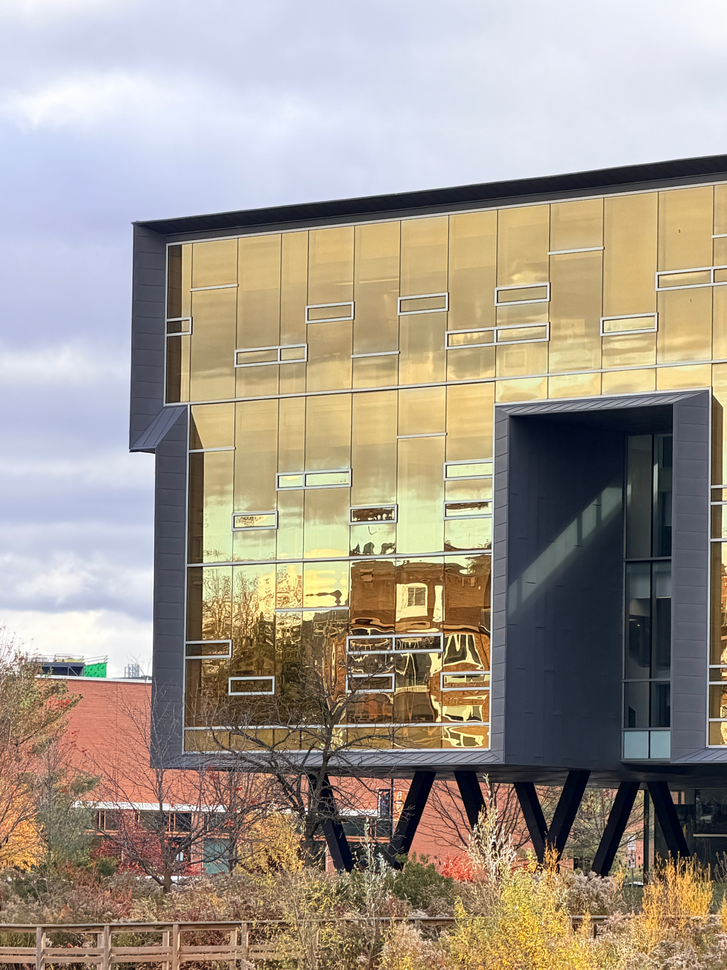
#> input picture B1/working/IMG_8443.png, 727 x 970 px, shrunk from 1200 x 1600 before the run
$ python -i corners.py   (imports and definitions only)
#> lines starting #> are read from the running program, lines starting #| are printed output that depends on the picture
"""Single-scale classical Harris response and exact blocked Brown ANMS.

OpenCV supplies only Gaussian smoothing and neighborhood maximum filtering;
no feature detector, descriptor, matcher or high-level stitching API is used.
"""
import cv2
import numpy as np

def harris_response(gray,k=.04,sigma_d=1.,sigma_i=1.5):
    gray=np.asarray(gray,dtype=np.float64)
    if gray.ndim!=2 or min(gray.shape)<3 or not np.isfinite(gray).all():
        raise ValueError('Finite 2D grayscale image with dimensions >=3 required.')
    if not 0<k<.25 or sigma_d<=0 or sigma_i<=0:
        raise ValueError('Positive smoothing scales and k in (0,.25) required.')
    smooth=cv2.GaussianBlur(gray,(0,0),sigma_d,borderType=cv2.BORDER_REFLECT_101)
    gy,gx=np.gradient(smooth)
    a=cv2.GaussianBlur(gx*gx,(0,0),sigma_i,borderType=cv2.BORDER_REFLECT_101)
    b=cv2.GaussianBlur(gx*gy,(0,0),sigma_i,borderType=cv2.BORDER_REFLECT_101)
    c=cv2.GaussianBlur(gy*gy,(0,0),sigma_i,borderType=cv2.BORDER_REFLECT_101)
    return a*c-b*b-k*(a+c)**2

# [38 lines left out: functions detect_candidates, anms, not called in this run]

def working_to_original(xy,original_size,working_size):
    return (np.asarray(xy,dtype=np.float64)+.5)*np.asarray(original_size)/np.asarray(working_size)-.5

>>> import cv2
>>> picture = cv2.imread('working/IMG_8443.png', cv2.IMREAD_GRAYSCALE)
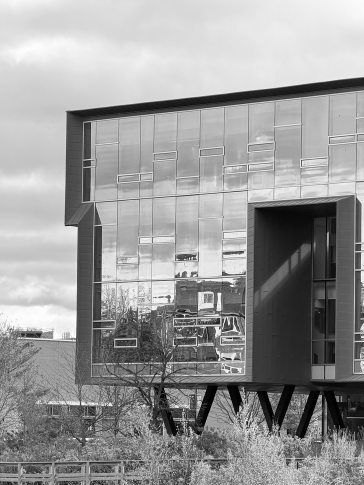
#> picture: shape (970, 727) (shown at 1/2 size); min 0, max 255, mean 152.9
>>> result = harris_response(picture)
#> in harris_response, `gy,gx=np.gradient(smooth)`:
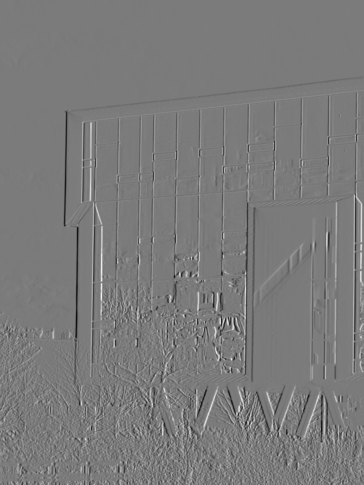
#> gx: shape (970, 727) float64 (shown at 1/2 size); min -58.17, max 62.19, mean 0; drawn with min black and max white
#> in harris_response, `a=cv2.GaussianBlur(gx*gx,(0,0),sigma_i,borderType=cv2.BORDER_REFLECT_1..`:
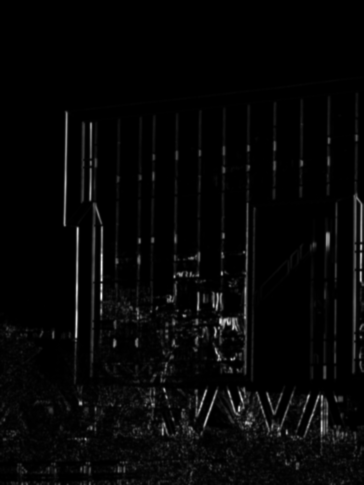
#> a: shape (970, 727) float64 (shown at 1/2 size); min 0.000912, max 1809.8, mean 49.2; drawn with min black and max white
#> in harris_response, `b=cv2.GaussianBlur(gx*gy,(0,0),sigma_i,borderType=cv2.BORDER_REFLECT_1..`:
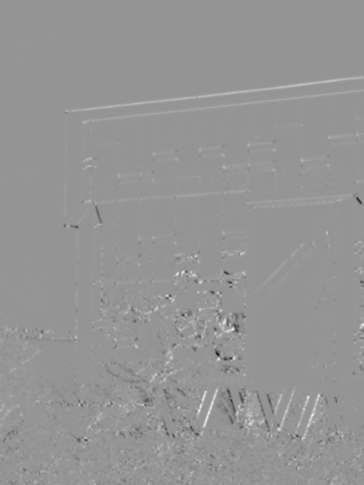
#> b: shape (970, 727) float64 (shown at 1/2 size); min -832.8, max 593.4, mean 2.6; drawn with min black and max white
#> in harris_response, `c=cv2.GaussianBlur(gy*gy,(0,0),sigma_i,borderType=cv2.BORDER_REFLECT_1..`:
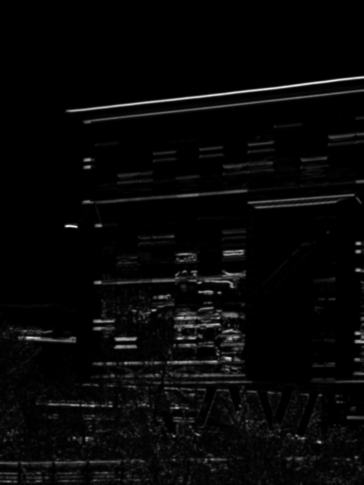
#> c: shape (970, 727) float64 (shown at 1/2 size); min 0.00157, max 1888.5, mean 56; drawn with min black and max white
#> in harris_response, `return a*c-b*b-k*(a+c)**2`:
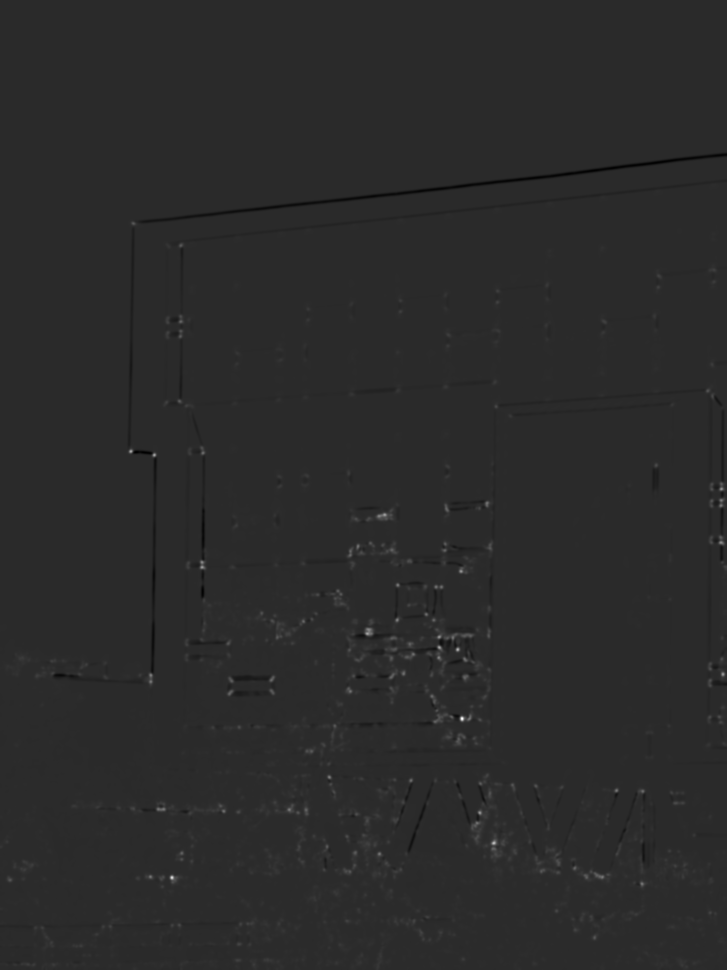
#> returned value: shape (970, 727) float64; min -139782.3, max 690133.4, mean 943.8; drawn with min black and max white

$ run again, on B1/working/IMG_8445.png
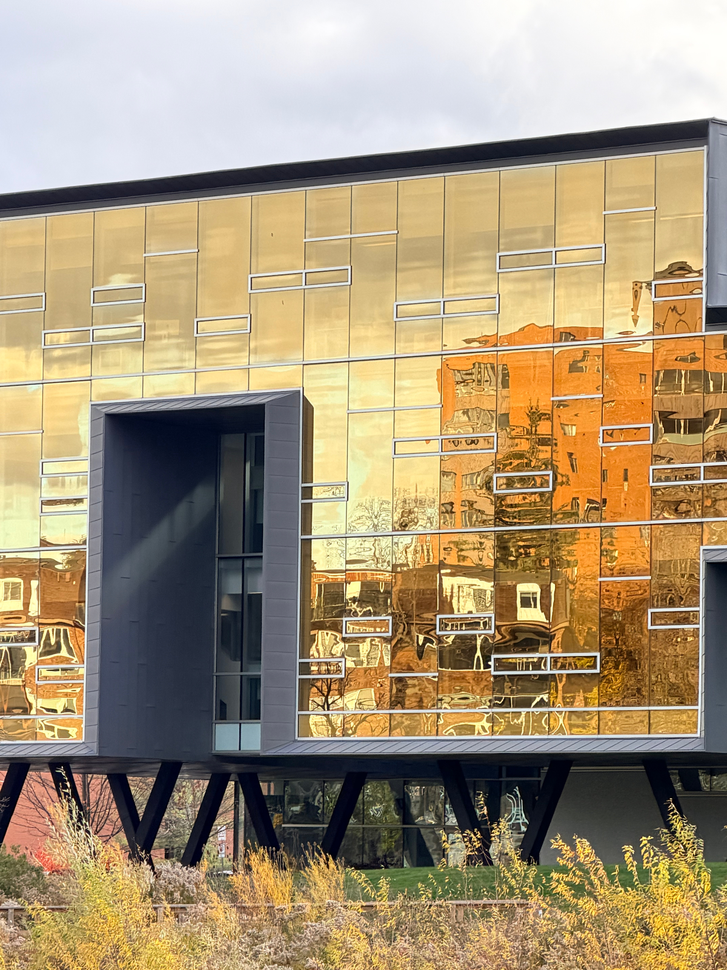
#> input picture B1/working/IMG_8445.png, 727 x 970 px, shrunk from 1200 x 1600 before the run
#> in harris_response, `c=cv2.GaussianBlur(gy*gy,(0,0),sigma_i,borderType=cv2.BORDER_REFLECT_1..`:
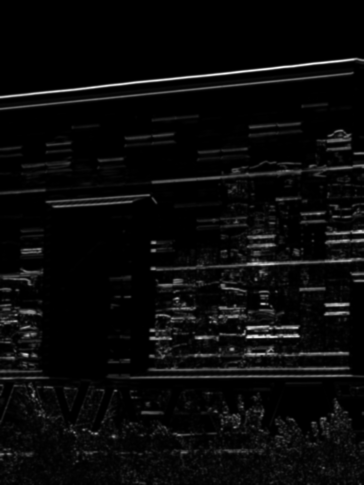
#> c: shape (970, 727) float64 (shown at 1/2 size); min 0, max 1861.9, mean 74.8; drawn with min black and max white
#> in harris_response, `return a*c-b*b-k*(a+c)**2`:
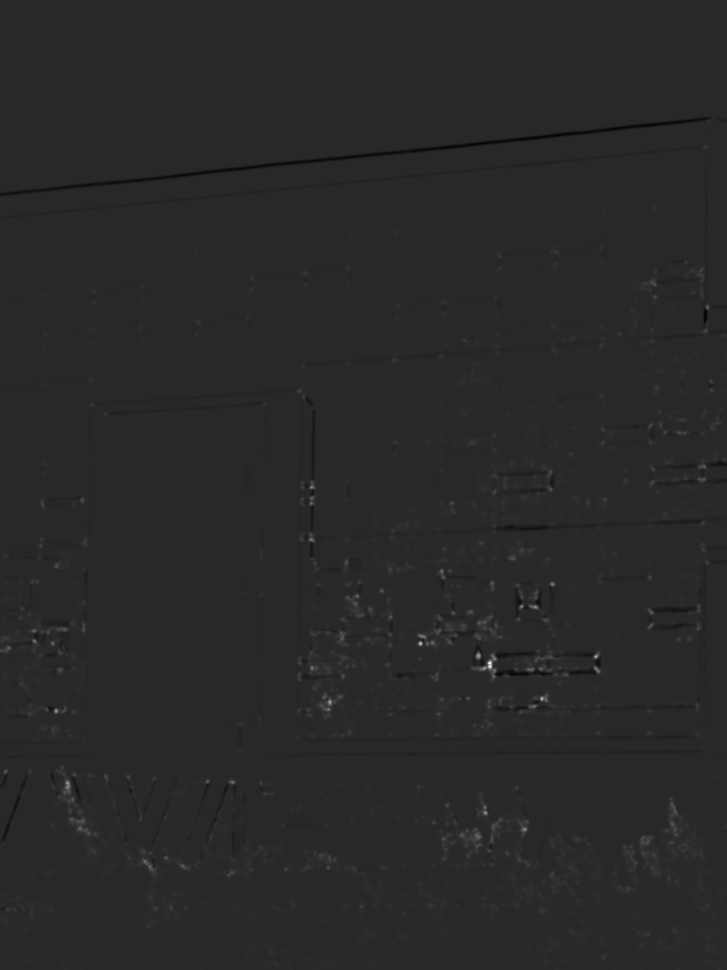
#> returned value: shape (970, 727) float64; min -159617.7, max 840885.4, mean 1367.5; drawn with min black and max white
